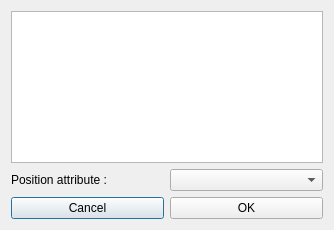
<?xml version="1.0" encoding="UTF-8"?>
<ui version="4.0">
 <class>Dialog_Surface_NormalEstimation</class>
 <widget class="QDialog" name="Dialog_Surface_NormalEstimation">
  <property name="geometry">
   <rect>
    <x>0</x>
    <y>0</y>
    <width>334</width>
    <height>230</height>
   </rect>
  </property>
  <property name="windowTitle">
   <string>Normal Estimation</string>
  </property>
  <layout class="QVBoxLayout" name="verticalLayout">
   <item>
    <widget class="QListWidget" name="list_maps"/>
   </item>
   <item>
    <layout class="QHBoxLayout" name="horizontalLayout_3">
     <item>
      <widget class="QLabel" name="label_2">
       <property name="text">
        <string>Position attribute :</string>
       </property>
      </widget>
     </item>
     <item>
      <widget class="QComboBox" name="combo_positionAttribute">
       <property name="sizePolicy">
        <sizepolicy hsizetype="Preferred" vsizetype="Fixed">
         <horstretch>0</horstretch>
         <verstretch>0</verstretch>
        </sizepolicy>
       </property>
      </widget>
     </item>
    </layout>
   </item>
   <item>
    <layout class="QHBoxLayout" name="horizontalLayout_2">
     <item>
      <widget class="QPushButton" name="button_cancel">
       <property name="text">
        <string>Cancel</string>
       </property>
      </widget>
     </item>
     <item>
      <widget class="QPushButton" name="button_ok">
       <property name="text">
        <string>OK</string>
       </property>
      </widget>
     </item>
    </layout>
   </item>
  </layout>
 </widget>
 <resources/>
 <connections/>
</ui>
